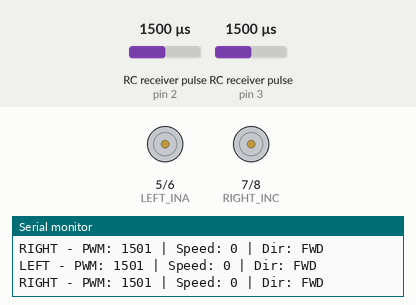
This sketch was run on a simulated Arduino Uno, built with avr-gcc and run on an emulated ATmega328P. On the bench: motor-driver pin pairs drawn as motors (green arrow = first pin HIGH = forward, orange = second pin HIGH = backward, longer = more drive, scaled by the enable pin), the last lines printed to the serial monitor. Wiring (inferred from the names in the program): 2 × RC receiver channel: data pin 2 / data pin 3. Inputs (shaded band) come from the test bench; at power-on: RC receiver pulse (sensors on pin 2, pin 3) 1500 µs.

Above: at 1.2 s.
1.3 s: RC receiver pulse (sensor on pin 2) set to 1457 µs
4.3 s: RC receiver pulse (sensor on pin 2) set to 1448 µs
5.8 s: RC receiver pulse (sensor on pin 3) set to 1466 µs
8.8 s: RC receiver pulse (sensor on pin 3) set to 1448 µs
10.3 s: RC receiver pulse (sensor on pin 3) set to 1020 µs
At 11.0 s:
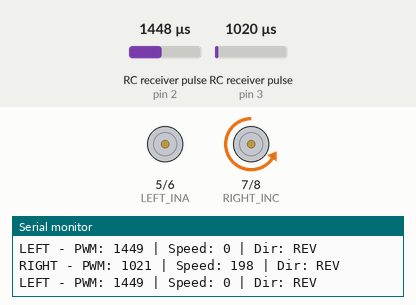
11.8 s: RC receiver pulse (sensor on pin 2) set to 1020 µs
At 13.2 s:
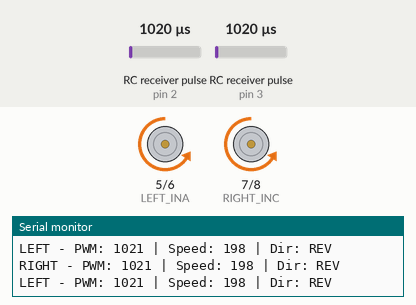
Timing chart, 0 to 14.3 s (numbered marks = the images above; inputs shaded):
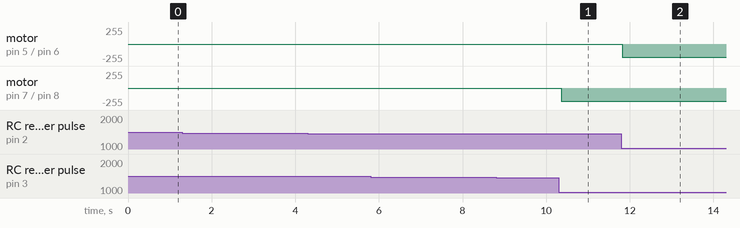

The sketch:

Data_Benders_Chasis_Motor_Control_v3.ino
```cpp
// Left track - Channel 3 (left joystick up/down)
const int CH3_PIN = 2;
const int LEFT_INA = 5;
const int LEFT_INB = 6;
const int LEFT_ENA = 10;

// Right track - Channel 2 (right joystick up/down)
const int CH2_PIN = 3;
const int RIGHT_INC = 7;
const int RIGHT_IND = 8;
const int RIGHT_ENB = 11;

void setup() {
  Serial.begin(9600);

  // Left motor pins
  pinMode(CH3_PIN, INPUT);
  pinMode(LEFT_INA, OUTPUT);
  pinMode(LEFT_INB, OUTPUT);
  pinMode(LEFT_ENA, OUTPUT);

  // Right motor pins
  pinMode(CH2_PIN, INPUT);
  pinMode(RIGHT_INC, OUTPUT);
  pinMode(RIGHT_IND, OUTPUT);
  pinMode(RIGHT_ENB, OUTPUT);
}

void loop() {
  // Read left joystick (Channel 3)
  unsigned long ch3Pulse = pulseIn(CH3_PIN, HIGH, 25000);

  // Read right joystick (Channel 2)
  unsigned long ch2Pulse = pulseIn(CH2_PIN, HIGH, 25000);

  // Control left motor
  if (ch3Pulse > 0) {
    controlMotor(ch3Pulse, LEFT_INA, LEFT_INB, LEFT_ENA, "LEFT");
  }

  // Control right motor
  if (ch2Pulse > 0) {
    controlMotor(ch2Pulse, RIGHT_INC, RIGHT_IND, RIGHT_ENB, "RIGHT");
  }

  delay(20);
}

void controlMotor(unsigned long pulseWidth, int pinA, int pinB, int pinEnable, String motorName) {
  int speed = 0;
  bool forward = true;

  if (pulseWidth > 1550) {  // Stick UP - Forward
    speed = map(pulseWidth, 1550, 2000, 0, 255);
    forward = true;
  } else if (pulseWidth < 1450) {  // Stick DOWN - Reverse
    speed = map(pulseWidth, 1450, 900, 0, 255);
    forward = false;
  } else {  // Deadzone - Stop
    speed = 0;
  }

  // Set direction
  digitalWrite(pinA, forward ? HIGH : LOW);
  digitalWrite(pinB, forward ? LOW : HIGH);

  // Set speed
  analogWrite(pinEnable, speed);

  // Debug output
  Serial.print(motorName);
  Serial.print(" - PWM: ");
  Serial.print(pulseWidth);
  Serial.print(" | Speed: ");
  Serial.print(speed);
  Serial.print(" | Dir: ");
  Serial.println(forward ? "FWD" : "REV");
}
```

Measured:
- after the input at 10.3 s, motor on pin 7 (RIGHT_INC) / pin 8 (RIGHT_IND): stopped → backward 198/255 after 0.06 s
- after the input at 11.8 s, motor on pin 5 (LEFT_INA) / pin 6 (LEFT_INB): stopped → backward 198/255 at once
